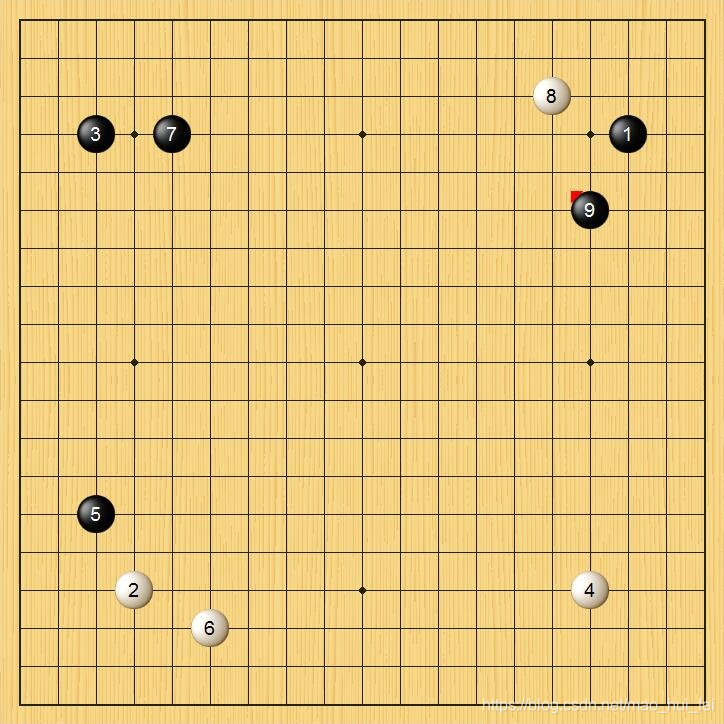
#> input picture LoT_Python/cv/screen/1.png, 724 x 724 px
$ python cv.py
#> lines starting #> are read from the running program, lines starting #| are printed output that depends on the picture; after the words box and inside, x2 and y2 are one past the last pixel; in counts of white or black regions, pixels touching at a corner belong together
from PIL import ImageGrab
import numpy as np
import cv2
from glob import glob
import numpy as np
import time
import os

#Python将数字转换成大写字母
def getChar(number):
    factor, moder = divmod(number, 26) # 26 字母个数
    modChar = chr(moder + 65)          # 65 -> 'A'
    if factor != 0:
        modChar = getChar(factor-1) + modChar # factor - 1 : 商为有效值时起始数为 1 而余数是 0
    return modChar
def getChars(length):
    return [getChar(index) for index in range(length)]


def Heise_zhanbi(img):
    [height, width, tongdao] = img.shape

    gray = cv2.cvtColor(img, cv2.COLOR_BGR2GRAY)

    a = np.sum(gray < 125)
    zhanbi = (float)(a) / (float)(height*width)

    return zhanbi

def Baise_zhanbi(img):
    [height, width, tongdao] = img.shape

    gray = cv2.cvtColor(img, cv2.COLOR_BGR2GRAY)


    b=np.sum(gray>235)
    zhanbi = (float)(b) / (float)(height*width)

    return zhanbi


def dingweiqizi_weizhi(img):
    '''********************************************
    1、定位棋盘位置
    ********************************************'''

    image = img.copy()
    w, h, c = img.shape
    img2 = np.zeros((w, h, c), np.uint8)
    img3 = np.zeros((w, h, c), np.uint8)

    hsv = cv2.cvtColor(img, cv2.COLOR_BGR2HSV)
    lower = np.array([10, 0, 0])
    upper = np.array([40, 255, 255])
    mask = cv2.inRange(hsv, lower, upper)
    erodeim = cv2.erode(mask, None, iterations=2)  # 腐蚀
    dilateim = cv2.dilate(erodeim, None, iterations=2)

    img = cv2.bitwise_and(img, img, mask=dilateim)
    frame = cv2.cvtColor(img, cv2.COLOR_BGR2GRAY)
    ret, dst = cv2.threshold(frame, 100, 255, cv2.THRESH_BINARY)
    contours, hierarchy = cv2.findContours(dst, cv2.RETR_LIST, cv2.CHAIN_APPROX_SIMPLE)


    i = 0
    maxarea = 0
    nextarea = 0
    maxint = 0
    for c in contours:
        if cv2.contourArea(c) > maxarea:
            maxarea = cv2.contourArea(c)
            maxint = i
        i += 1

    # 多边形拟合
    epsilon = 0.02 * cv2.arcLength(contours[maxint], True)
    if epsilon < 1:
        print("error :   epsilon < 1")
        pass

    # 多边形拟合
    approx = cv2.approxPolyDP(contours[maxint], epsilon, True)
    [[x1, y1]] = approx[0]
    [[x2, y2]] = approx[2]

    checkerboard = image[y1:y2, x1:x2]


    return checkerboard


def dingweiqizi_yanse_weizhi(img):
    '''********************************************
    2、识别棋盘棋子位置及颜色及序号；
    ********************************************'''

    img = cv2.resize(img, (724,724), interpolation=cv2.INTER_AREA)


    #变量定义
    small_length=38  #每个小格宽高
    qizi_zhijing=38 #棋子直径

    list = [[0 for i in range(19)] for j in range(19)]
    #print(list)

    for i in range(19):
        for j in range(19):

            lie = i
            hang = j

            Tp_x = small_length * lie
            Tp_y = small_length * hang
            Tp_width = qizi_zhijing
            Tp_height = qizi_zhijing

            img_temp=img[Tp_y:Tp_y+Tp_height, Tp_x:Tp_x+Tp_width]#参数含义分别是：y、y+h、x、x+w

            heise_zhanbi=Heise_zhanbi(img_temp)
            if heise_zhanbi>0.5:
                list[hang][lie]=2#黑色
                print("[",j+1,",",i+1,"]: 黑棋")
            else:
                baise_zhanbi = Baise_zhanbi(img_temp)
                if baise_zhanbi > 0.15:
                    list[hang][lie] = 1  # 白色
                    print("[",j+1,",",i+1,"]: 白棋")
                else:
                    list[hang][lie] = 0  # 无棋子

    # 画出垂直方向的线
    for i in range(1, 19):
        cv2.line(img, (i * 38, 19), (i * 38, 705), (255, 0, 0), 2)

    # 画出水平方向的线
    for j in range(1, 19):
        cv2.line(img, (19, j * 38), (705, j * 38), (255, 0, 0), 2)
    cv2.imshow("1", img)
    cv2.waitKey(0)
    cv2.destroyAllWindows()
    cv2.imwrite('res.jpg', img)

    return  list


def check_win(board):
    # 检查行
    for i in range(19):
        for j in range(15):
            if board[i][j] == board[i][j+1] == board[i][j+2] == board[i][j+3] == board[i][j+4] != 0:
                return board[i][j]

    # 检查列
    for i in range(15):
        for j in range(19):
            if board[i][j] == board[i+1][j] == board[i+2][j] == board[i+3][j] == board[i+4][j] != 0:
                return board[i][j]

    # 检查对角线1
    for i in range(15):
        for j in range(15):
            if board[i][j] == board[i+1][j+1] == board[i+2][j+2] == board[i+3][j+3] == board[i+4][j+4] != 0:
                return board[i][j]

    # 检查对角线2
    for i in range(15):
        for j in range(4, 19):
            if board[i][j] == board[i+1][j-1] == board[i+2][j-2] == board[i+3][j-3] == board[i+4][j-4] != 0:
                return board[i][j]

    return 0


if __name__ =="__main__":
    list0 = [[0 for i in range(19)] for j in range(19)]
    list_finall = []
    connter = 0

    img = cv2.imread("./screen/1.png")
#> img is the input picture: shape (724, 724, 3); mean B, G, R 124.9, 199.1, 231.2
    '''********************************************
    1、定位棋盘位置
    ********************************************'''
    img_after=dingweiqizi_weizhi(img)
#> in dingweiqizi_weizhi, `hsv = cv2.cvtColor(img, cv2.COLOR_BGR2HSV)`: hsv: shape (724, 724, 3); mean H, S, V 21.4, 122.9, 231.3
#> in dingweiqizi_weizhi, `mask = cv2.inRange(hsv, lower, upper)`:
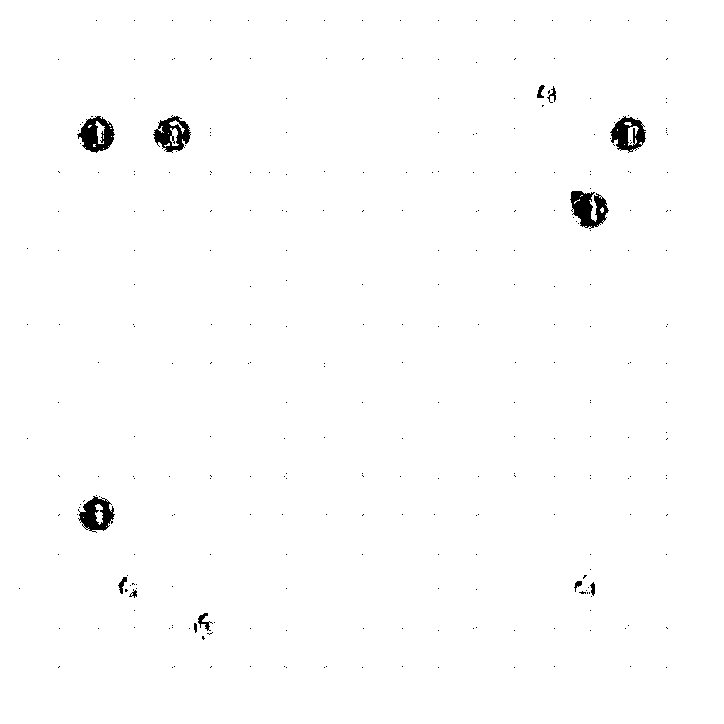
#> mask: shape (724, 724); 99.1% white; 306 black regions (293 under 20 px), largest, box (x1, y1, x2, y2) and area: (570, 191, 609, 229) 883, (77, 116, 115, 153) 793, (78, 496, 115, 533) 752
#> in dingweiqizi_weizhi, `erodeim = cv2.erode(mask, None, iterations=2)`: erodeim: shape (724, 724); 97.2% white; 219 black regions, largest, box (x1, y1, x2, y2) and area: (568, 186, 611, 233) 1471, (75, 114, 117, 155) 1326, (151, 113, 193, 155) 1320
#> in dingweiqizi_weizhi, `dilateim = cv2.dilate(erodeim, None, iterations=2)`: dilateim: shape (724, 724); 98.9% white; 244 black regions (233 under 20 px), largest, box (x1, y1, x2, y2) and area: (570, 188, 609, 231) 1091, (153, 115, 191, 153) 972, (77, 116, 115, 153) 966
#> in dingweiqizi_weizhi, `frame = cv2.cvtColor(img, cv2.COLOR_BGR2GRAY)`:
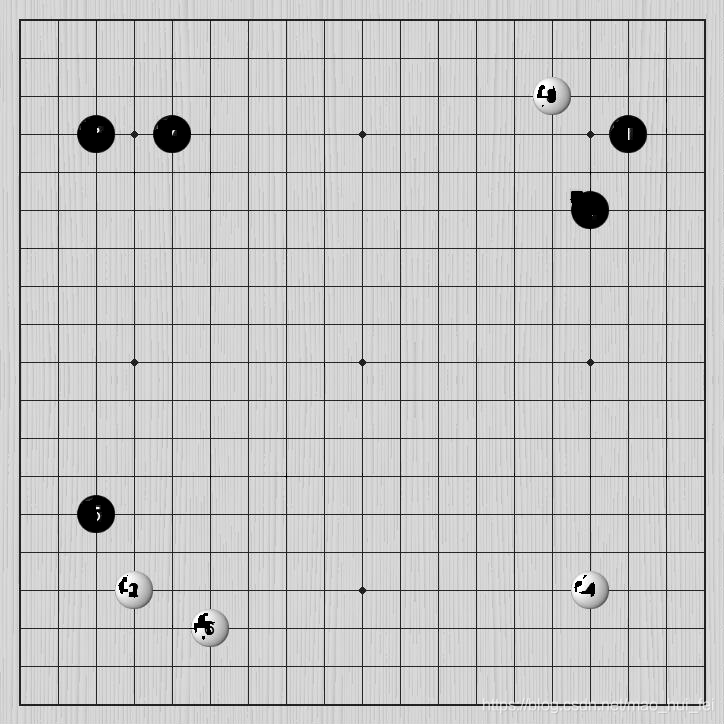
#> frame: shape (724, 724); min 0, max 255, mean 199.5
#> in dingweiqizi_weizhi, `ret, dst = cv2.threshold(frame, 100, 255, cv2.THRESH_BINARY)`:
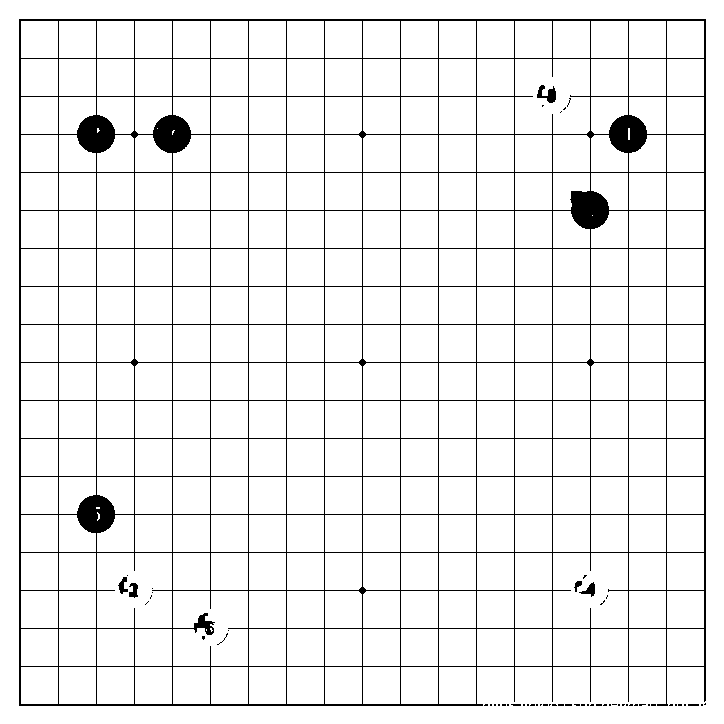
#> dst: shape (724, 724); 93.5% white; 61 black regions (54 under 20 px)
#> in dingweiqizi_weizhi, `contours, hierarchy = cv2.findContours(dst, cv2.RETR_LIST, cv2.CHAIN_A..`: contours = 394 contours, 78 with area under 20; largest, box (x1, y1, x2, y2) and area: (0, 0, 724, 724) 522729, (18, 18, 707, 707) 464913, (97, 553, 172, 628) 5328, (553, 553, 628, 628) 5325, (515, 59, 590, 134) 5322
#> the loop in dingweiqizi_weizhi, `for c in contours:` made 394 passes
#> (c, maxarea) on pass 41: ([[439, 667], [439, 703], [475, 703], [475, 667]], 1296)
#> maxarea on passes 2, 102, 114, 125, 393, 394: 34, 5040.5, 5325, 5328, 464913, 522729
#> after the loop in dingweiqizi_weizhi, `for c in contours:`: i = 394; maxarea = 522729; maxint = 393
#> in dingweiqizi_weizhi, `epsilon = 0.02 * cv2.arcLength(contours[maxint], True)`: epsilon = 57.84
#> in dingweiqizi_weizhi, `approx = cv2.approxPolyDP(contours[maxint], epsilon, True)`: approx = [[0, 0], [0, 723], [723, 723], [723, 0]]
#> in dingweiqizi_weizhi, `[[x1, y1]] = approx[0]`: x1 = 0
#> in dingweiqizi_weizhi, `[[x2, y2]] = approx[2]`: x2 = 723
#> in dingweiqizi_weizhi, `checkerboard = image[y1:y2, x1:x2]`:
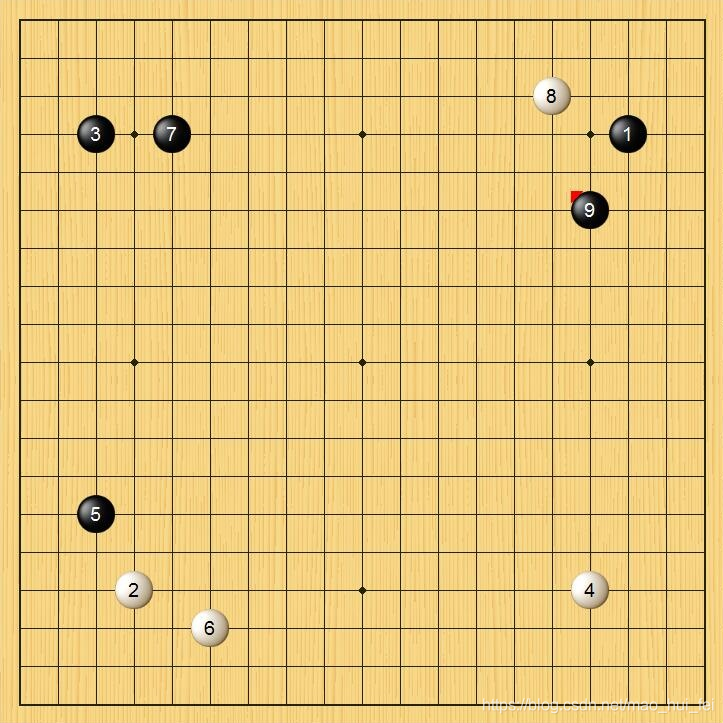
#> checkerboard: shape (723, 723, 3); mean B, G, R 124.8, 199, 231.2

    '''********************************************
    2、识别棋盘棋子位置及颜色及序号；
    ********************************************'''
    list1=dingweiqizi_yanse_weizhi(img_after)
#> after the loop in dingweiqizi_yanse_weizhi, `for i in range(19):`:
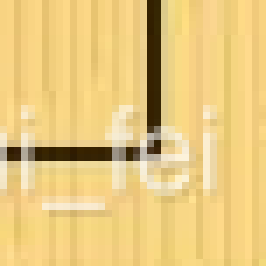
#> img_temp: shape (38, 38, 3) (shown 7 times larger); mean of channels 0, 1, 2 128.4, 201.3, 232.7; drawn as B, G, R
#> after the loop in dingweiqizi_yanse_weizhi, `for i in range(19):`: list = 19 items
#> after the loop in dingweiqizi_yanse_weizhi, `for i in range(1, 19):`:
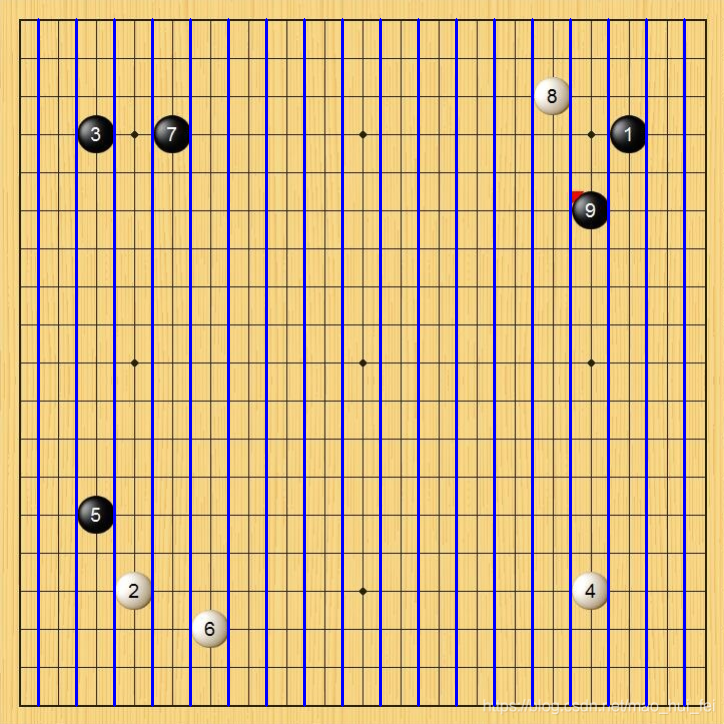
#> img: shape (724, 724, 3); mean of channels 0, 1, 2 133.8, 184.5, 214.3; drawn as B, G, R
#> after the loop in dingweiqizi_yanse_weizhi, `for j in range(1, 19):`:
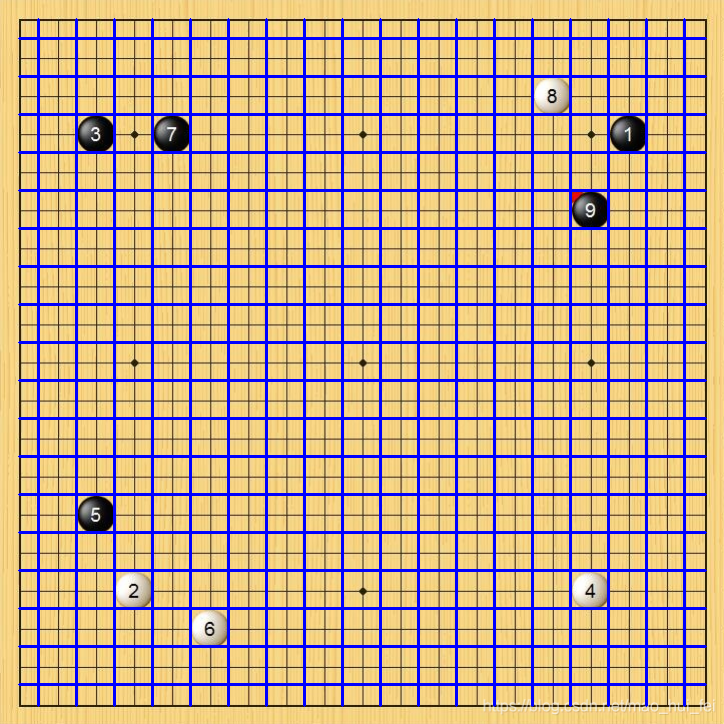
#> img: shape (724, 724, 3); 6.53% of pixels changed, all inside (x1, y1, x2, y2) = (18, 37, 707, 686); drawn as B, G, R
#> list1 = 19 items

    if check_win(list1) != 0:
        print('One player win!')

    for i in range(19):
        print(list1[i])
#> this loop made 19 passes
#| [0, 0, 0, 0, 0, 0, 0, 0, 0, 0, 0, 0, 0, 0, 0, 0, 0, 0, 0]
#| [0, 0, 0, 0, 0, 0, 0, 0, 0, 0, 0, 0, 0, 0, 0, 0, 0, 0, 0]
#| [0, 0, 0, 0, 0, 0, 0, 0, 0, 0, 0, 0, 0, 0, 1, 0, 0, 0, 0]
#| [0, 0, 2, 0, 2, 0, 0, 0, 0, 0, 0, 0, 0, 0, 0, 0, 2, 0, 0]
#| [0, 0, 0, 0, 0, 0, 0, 0, 0, 0, 0, 0, 0, 0, 0, 0, 0, 0, 0]
#| [0, 0, 0, 0, 0, 0, 0, 0, 0, 0, 0, 0, 0, 0, 0, 2, 0, 0, 0]
#| [0, 0, 0, 0, 0, 0, 0, 0, 0, 0, 0, 0, 0, 0, 0, 0, 0, 0, 0]
#| [0, 0, 0, 0, 0, 0, 0, 0, 0, 0, 0, 0, 0, 0, 0, 0, 0, 0, 0]
#> (further printed lines are left out)


    # 模拟五子连排的情况
    print("DEBUG:")
    for i in range(2, 7):
        list1[i][0] = 1
    for i in range(19):
        print(list1[i])
    if check_win(list1) != 0:
        print('One player win!')
